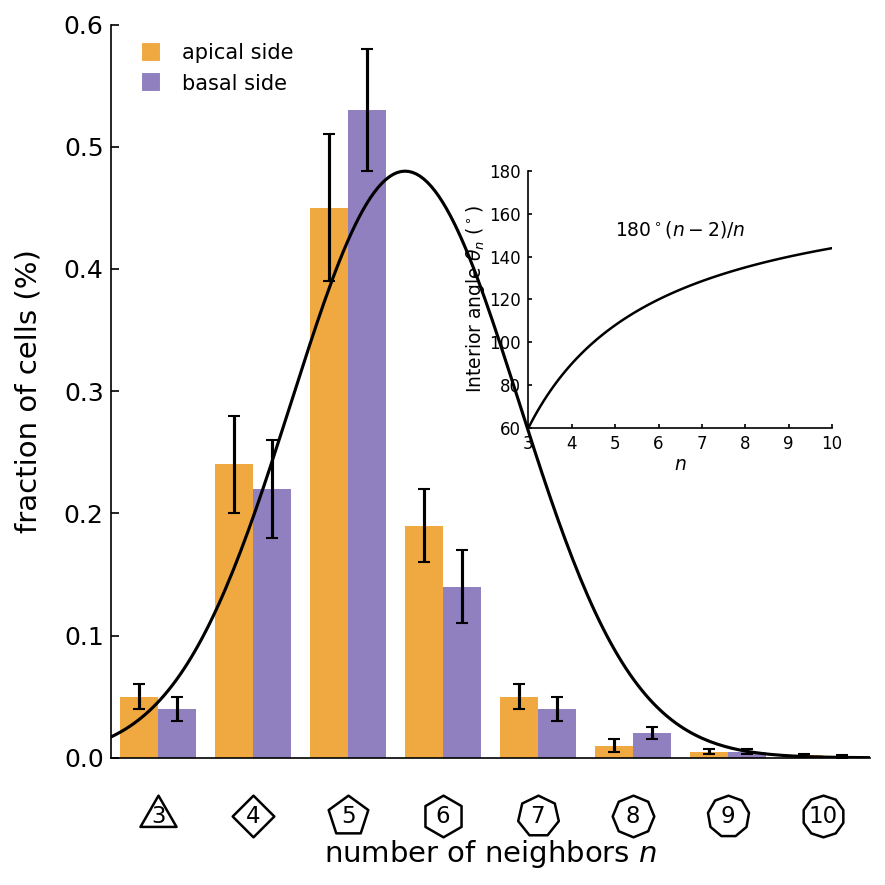

The Python source for this figure:
import matplotlib.pyplot as plt
import numpy as np
from matplotlib.patches import RegularPolygon
import matplotlib.ticker as ticker

def create_scientific_plot():
    # 1. Setup Data
    # Main plot data
    n_neighbors = np.arange(3, 11)  # 3 to 10
    
    # Synthetic data approximating the visual heights
    # Apical side (orange)
    apical_means = np.array([0.05, 0.24, 0.45, 0.19, 0.05, 0.01, 0.005, 0.002])
    apical_errs = np.array([0.01, 0.04, 0.06, 0.03, 0.01, 0.005, 0.002, 0.001])
    
    # Basal side (purple)
    basal_means = np.array([0.04, 0.22, 0.53, 0.14, 0.04, 0.02, 0.005, 0.001])
    basal_errs = np.array([0.01, 0.04, 0.05, 0.03, 0.01, 0.005, 0.002, 0.001])
    
    # Fit curve (Gaussian approximation)
    x_smooth = np.linspace(2.5, 10.5, 200)
    # A skewed gaussian-like curve
    mu = 5.6
    sigma = 1.2
    y_smooth = 0.48 * np.exp(-0.5 * ((x_smooth - mu) / sigma)**2)
    
    # Inset data: Interior angle formula
    n_inset = np.linspace(3, 10, 100)
    theta_n = 180 * (n_inset - 2) / n_inset

    # 2. Figure Setup
    fig, ax = plt.subplots(figsize=(6, 6), facecolor='white')
    
    # Colors
    color_apical = '#F0A840'  # Orange
    color_basal = '#9080C0'   # Muted Purple
    
    # 3. Main Plotting
    bar_width = 0.4
    
    # Bars
    ax.bar(n_neighbors - bar_width/2, apical_means, width=bar_width, 
           color=color_apical, label='apical side', 
           yerr=apical_errs, capsize=3, error_kw={'elinewidth': 1.5, 'ecolor': 'black'})
           
    ax.bar(n_neighbors + bar_width/2, basal_means, width=bar_width, 
           color=color_basal, label='basal side', 
           yerr=basal_errs, capsize=3, error_kw={'elinewidth': 1.5, 'ecolor': 'black'})
    
    # Curve
    ax.plot(x_smooth, y_smooth, color='black', linewidth=1.5, zorder=10)
    
    # 4. Axes Formatting
    ax.set_xlim(2.5, 10.5)
    ax.set_ylim(0.0, 0.6)
    
    ax.set_ylabel('fraction of cells (%)', fontsize=14, labelpad=10)
    ax.set_xlabel('number of neighbors $n$', fontsize=14, labelpad=35) # Extra padding for custom ticks
    
    # Ticks style
    ax.tick_params(axis='y', direction='in', length=4, labelsize=12)
    ax.tick_params(axis='x', direction='in', length=0) # Hide standard x ticks
    
    # Remove top and right spines
    ax.spines['top'].set_visible(False)
    ax.spines['right'].set_visible(False)
    
    # Custom X-Axis Labels (Geometric Shapes)
    # Hide default labels
    ax.set_xticklabels([])
    
    # Draw shapes and numbers
    # We use axis transform to place them below the axis
    trans = ax.get_xaxis_transform()
    
    for i in n_neighbors:
        # Determine shape (num vertices)
        # 3=triangle, 4=square, etc.
        # Matplotlib RegularPolygon uses radius.
        
        # Position: x=i, y=-0.08 (in axes coordinates relative to x-axis)
        # We use scatter for easier marker handling
        
        # Marker mapping
        # 3: triangle_up (^), 4: square (s), 5: pentagon (p), 6: hexagon (h), 8: octagon (8)
        # For 7, 9, 10 we need custom regular polygons
        
        # Using a consistent approach: RegularPolygon patch for all
        # Radius in data coordinates is tricky because aspect ratio. 
        # Let's use scatter with large markers.
        
        marker_style = (i, 0, 0) # (numsides, style, angle)
        
        # Draw the white filled shape with black outline
        ax.scatter([i], [-0.08], transform=trans, marker=marker_style, 
                   s=400, facecolor='white', edgecolor='black', linewidth=1.2, clip_on=False, zorder=20)
        
        # Draw the number inside
        ax.text(i, -0.08, str(i), transform=trans, ha='center', va='center', 
                fontsize=11, fontweight='normal', color='black', clip_on=False, zorder=21)

    # 5. Legend
    # Custom legend handles to match square markers in image
    from matplotlib.lines import Line2D
    legend_elements = [
        Line2D([0], [0], marker='s', color='w', label='apical side',
               markerfacecolor=color_apical, markersize=10),
        Line2D([0], [0], marker='s', color='w', label='basal side',
               markerfacecolor=color_basal, markersize=10)
    ]
    ax.legend(handles=legend_elements, loc='upper left', frameon=False, fontsize=10, handletextpad=0.5)
    
    # 6. Inset Plot
    # Position: [left, bottom, width, height] in axes coordinates
    ax_ins = ax.inset_axes([0.55, 0.45, 0.4, 0.35])
    
    ax_ins.plot(n_inset, theta_n, color='black', linewidth=1.2)
    
    # Inset formatting
    ax_ins.set_xlim(3, 10)
    ax_ins.set_ylim(60, 180)
    ax_ins.set_xticks([3, 4, 5, 6, 7, 8, 9, 10])
    ax_ins.set_yticks([60, 80, 100, 120, 140, 160, 180])
    
    # Simplify inset ticks
    ax_ins.tick_params(axis='both', which='major', labelsize=8, direction='in', length=2)
    # Only show some ticks to match image clean look if needed, but image shows 3..10 ticks
    # The image shows ticks 3,4,5,6,7,8,9,10 but labels only 3,4,5... actually labels are small.
    # Let's keep all ticks but maybe reduce label density if it gets crowded? 
    # Image shows labels for 3, 4, 5, 6, 7, 8, 9, 10.
    
    ax_ins.set_xlabel('$n$', fontsize=9, labelpad=1)
    ax_ins.set_ylabel(r'Interior angle $\theta_n$ ($^\circ$)', fontsize=9, labelpad=1)
    
    # Inset spines
    ax_ins.spines['top'].set_visible(False)
    ax_ins.spines['right'].set_visible(False)
    
    # Inset Annotation
    ax_ins.text(5, 150, r'$180^\circ (n-2)/n$', fontsize=9, color='black')

    plt.tight_layout()
    return fig

# Execute
if __name__ == "__main__":
    fig = create_scientific_plot()
    plt.show()
